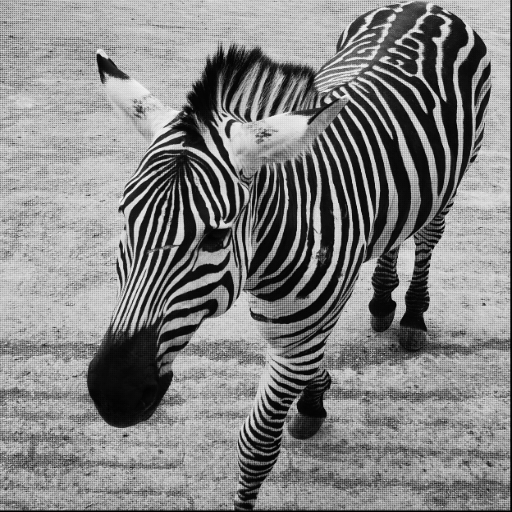
#> input picture datasets/samples/sample_bayer_zebra.bmp, 512 x 512 px
$ python code1_demosaic.py
#> lines starting #> are read from the running program, lines starting #| are printed output that depends on the picture
import os
import cv2
import numpy as np

os.makedirs('results/demosaic', exist_ok=True)
bayer_path = "../datasets/samples/sample_bayer_zebra.bmp"
bayer = cv2.imread(bayer_path, cv2.IMREAD_UNCHANGED)
#> bayer is the input picture: shape (512, 512); min 0, max 247, mean 131.7

# 用bilinear进行demosaicing
img_bgr_bilinear = cv2.cvtColor(bayer, cv2.COLOR_BayerGB2BGR)
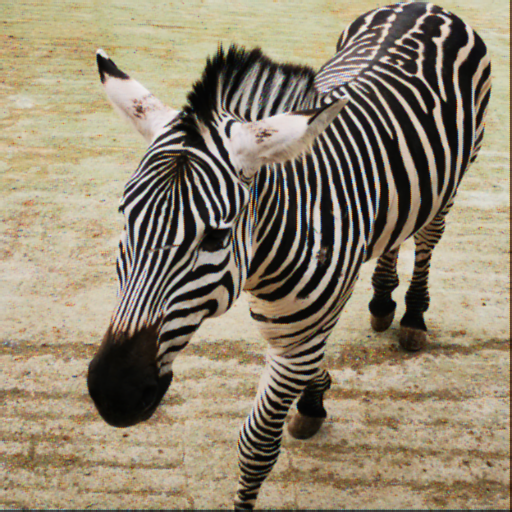
#> img_bgr_bilinear: shape (512, 512, 3); mean B, G, R 112.2, 134.6, 146.6
cv2.imwrite('results/demosaic/demosaic_bilinear.png', img_bgr_bilinear)
# 用VNG方法做demosaicing（Variable Number of Gradients）
img_bgr_vng = cv2.cvtColor(bayer, cv2.COLOR_BayerGB2BGR_VNG)
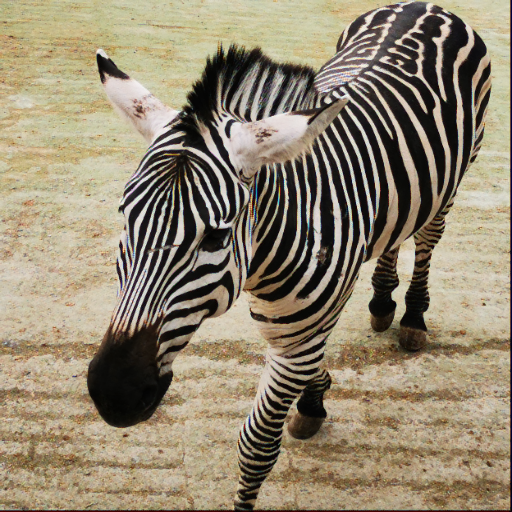
#> img_bgr_vng: shape (512, 512, 3); mean B, G, R 112, 134.3, 146.3
cv2.imwrite('results/demosaic/demosaic_vng.png', img_bgr_vng)
